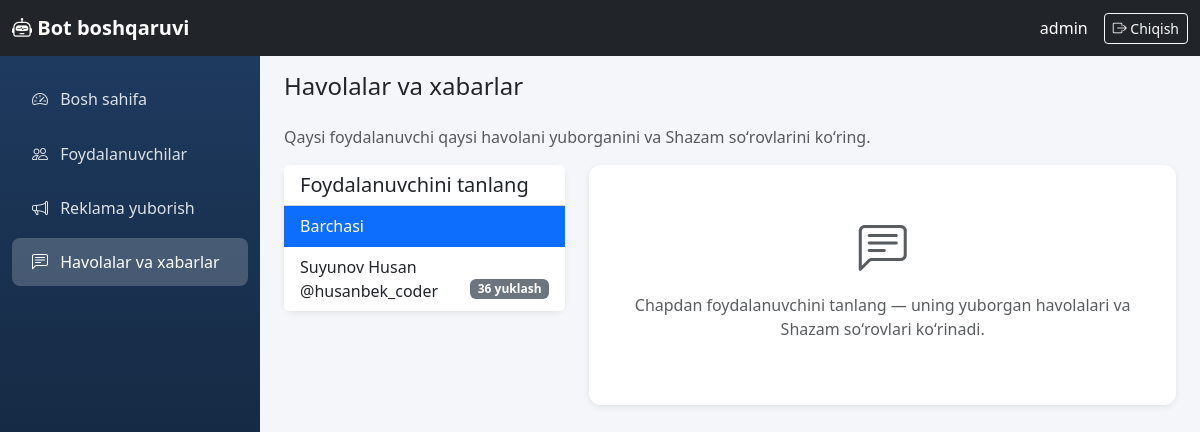
Page /boshqaruv/tarix/ (signed in) on the committed database.
### core/models.py (models this page shows, shortened)
class TelegramUser(models.Model):
    telegram_id = models.BigIntegerField(unique=True, verbose_name='Telegram ID')
    username = models.CharField(max_length=255, blank=True, null=True, verbose_name='Username')
    first_name = models.CharField(max_length=255, verbose_name='Ism')
    last_name = models.CharField(max_length=255, blank=True, null=True, verbose_name='Familiya')
    created_at = models.DateTimeField(auto_now_add=True, verbose_name='Ro\'yxatdan o\'tgan vaqt')
    last_active = models.DateTimeField(auto_now=True, verbose_name='Oxirgi faollik')
    download_count = models.PositiveIntegerField(default=0, verbose_name='Yuklashlar soni')
    is_premium = models.BooleanField(default=False, verbose_name='Premium')
    is_banned = models.BooleanField(default=False, verbose_name='Bloklangan')
    class Meta:
        verbose_name = 'Foydalanuvchi'
        verbose_name_plural = 'Foydalanuvchilar'
        ordering = ['-last_active']

### dashboard/views.py (the view)
# urls.py: path('boshqaruv/tarix/', views.history_view, name='history'),
@login_required(login_url='dashboard:login')
def history_view(request):
    users_with_activity = TelegramUser.objects.annotate(
        downloads_count=Count('downloads'),
        shazam_count=Count('shazam_logs'),
    ).filter(
        Q(downloads_count__gt=0) | Q(shazam_count__gt=0)
    ).order_by('-last_active')
    user_id = request.GET.get('user_id')
    selected_user = None
    downloads = DownloadHistory.objects.none()
    shazam_logs = ShazamLog.objects.none()
    if user_id:
        selected_user = get_object_or_404(TelegramUser, pk=user_id)
        downloads = DownloadHistory.objects.filter(user=selected_user).order_by('-downloaded_at')
        shazam_logs = ShazamLog.objects.filter(user=selected_user).order_by('-recognized_at')
    context = {
        'users_with_activity': users_with_activity,
        'selected_user': selected_user,
        'downloads': downloads,
        'shazam_logs': shazam_logs,
    }
    return render(request, 'dashboard/history.html', context)

### templates/dashboard/history.html (shortened to what this page needs)
{% extends 'dashboard/base.html' %}
{% block content %}
<h1 class="h4 mb-4">Havolalar va xabarlar</h1>
<p class="text-muted">Qaysi foydalanuvchi qaysi havolani yuborganini va Shazam soʻrovlarini koʻring.</p>
<div class="row">
    <div class="col-lg-4 mb-4">
        <div class="card">
            <div class="card-header bg-white">
                <h5 class="mb-0">Foydalanuvchini tanlang</h5>
            </div>
            <div class="list-group list-group-flush" style="max-height: 400px; overflow-y: auto;">
                <a href="{% url 'dashboard:history' %}" class="list-group-item list-group-item-action {% if not selected_user %}active{% endif %}">
                    Barchasi
                </a>
                {% for u in users_with_activity %}
                <a href="?user_id={{ u.pk }}" class="list-group-item list-group-item-action {% if selected_user.pk == u.pk %}active{% endif %}">
                    {{ u.first_name }} {% if u.username %}@{{ u.username }}{% endif %}
                    <span class="badge bg-secondary float-end">{{ u.downloads_count }} yuklash</span>
                </a>
                {% empty %}
                <li class="list-group-item text-muted">Faollik yoʻq</li>
                {% endfor %}
            </div>
        </div>
    </div>
    <div class="col-lg-8">
        {% if selected_user %}
        <div class="card mb-4">
            <div class="card-header bg-white d-flex justify-content-between align-items-center">
                <h5 class="mb-0">{{ selected_user }} — yuborilgan havolalar</h5>
                <a href="{% url 'dashboard:user_detail' selected_user.pk %}" class="btn btn-sm btn-outline-primary">Toʻliq profil</a>
            </div>
            <div class="card-body p-0">
                <div class="table-responsive">
                    <table class="table table-hover mb-0">
                        <thead class="table-light">
                            <tr>
                                <th>Video / Havola</th>
                                <th>Platforma</th>
                                <th>Format</th>
                                <th>Holat</th>
                                <th>Vaqt</th>
                            </tr>
                        </thead>
                        <tbody>
                            {% for d in downloads %}
                            <tr>
                                <td>
                                    <a href="{{ d.video_url }}" target="_blank" rel="noopener" class="link-cell d-inline-block" style="max-width: 220px;" title="{{ d.video_url }}">{{ d.video_title|truncatewords:5 }}</a>
                                </td>
                                <td><span class="badge platform-badge bg-secondary">{{ d.get_platform_display }}</span></td>
                                <td>{{ d.format_label }}</td>
                                <td>
                                    {% if d.status == 'completed' %}<span class="badge bg-success">Yakunlandi</span>
                                    {% elif d.status == 'failed' %}<span class="badge bg-danger">Xatolik</span>
                                    {% else %}<span class="badge bg-warning text-dark">{{ d.get_status_display }}</span>{% endif %}
                                </td>
                                <td><small>{{ d.downloaded_at|date:"d.m.Y H:i" }}</small></td>
                            </tr>
                            {% empty %}
                            <tr><td colspan="5" class="text-center text-muted py-3">Yuklashlar yoʻq</td></tr>
                            {% endfor %}
                        </tbody>
                    </table>
                </div>
            </div>
        </div>
        <div class="card">
            <div class="card-header bg-white">
                <h5 class="mb-0">Shazam soʻrovlari</h5>
            </div>
            <div class="card-body p-0">
                <div class="table-responsive">
                    <table class="table table-hover mb-0">
                        <thead class="table-light">
                            <tr>
                                <th>Aniqlangan qoʻshiq</th>
                                <th>Ijrochi</th>
                                <th>Holat</th>
                                <th>Vaqt</th>
                            </tr>
                        </thead>
                        <tbody>
                            {% for s in shazam_logs %}
                            <tr>
                                <td>{{ s.recognized_title|default:"—" }}</td>
                                <td>{{ s.recognized_artist|default:"—" }}</td>
                                <td>{% if s.is_successful %}<span class="badge bg-success">Muvaffaqiyatli</span>{% else %}<span class="badge bg-danger">Aniqlanmadi</span>{% endif %}</td>
                                <td><small>{{ s.recognized_at|date:"d.m.Y H:i" }}</small></td>
                            </tr>
                            {% empty %}
                            <tr><td colspan="4" class="text-center text-muted py-3">Shazam soʻrovlari yoʻq</td></tr>
                            {% endfor %}
                        </tbody>
                    </table>
                </div>
            </div>
        </div>
        {% else %}
        <div class="card">
            <div class="card-body text-center text-muted py-5">
                <i class="bi bi-chat-left-text" style="font-size: 3rem;"></i>
                <p class="mt-2">Chapdan foydalanuvchini tanlang — uning yuborgan havolalari va Shazam soʻrovlari koʻrinadi.</p>
            </div>
        </div>
        {% endif %}
    </div>
</div>
{% endblock %}

### templates/dashboard/base.html (shortened to what this page needs)
{% load static %}
<!DOCTYPE html>
<html lang="uz">
<head>
    <link href="https://cdn.jsdelivr.net/npm/bootstrap@5.3.2/dist/css/bootstrap.min.css" rel="stylesheet">
    <link href="https://cdn.jsdelivr.net/npm/bootstrap-icons@1.11.1/font/bootstrap-icons.css" rel="stylesheet">
</head>
<body>
    <nav class="navbar navbar-expand-lg navbar-dark bg-dark fixed-top">
        <div class="container-fluid">
            <a class="navbar-brand" href="{% url 'dashboard:home' %}">
                <i class="bi bi-robot"></i> Bot boshqaruvi
            </a>
            <div class="d-flex align-items-center">
                <span class="text-white me-3">{{ request.user.username }}</span>
                <a href="{% url 'dashboard:logout' %}" class="btn btn-outline-light btn-sm">
                    <i class="bi bi-box-arrow-right"></i> Chiqish
                </a>
            </div>
        </div>
    </nav>
    <aside class="sidebar">
        <nav class="nav flex-column">
            <a class="nav-link {% if request.resolver_match.url_name == 'home' %}active{% endif %}" href="{% url 'dashboard:home' %}">
                <i class="bi bi-speedometer2"></i> Bosh sahifa
            </a>
            <a class="nav-link {% if request.resolver_match.url_name == 'users' or request.resolver_match.url_name == 'user_detail' %}active{% endif %}" href="{% url 'dashboard:users' %}">
                <i class="bi bi-people"></i> Foydalanuvchilar
            </a>
            <a class="nav-link {% if request.resolver_match.url_name == 'broadcast' %}active{% endif %}" href="{% url 'dashboard:broadcast' %}">
                <i class="bi bi-megaphone"></i> Reklama yuborish
            </a>
            <a class="nav-link {% if request.resolver_match.url_name == 'history' %}active{% endif %}" href="{% url 'dashboard:history' %}">
                <i class="bi bi-chat-left-text"></i> Havolalar va xabarlar
            </a>
        </nav>
    </aside>
    <main class="main-content">
        {% block content %}{% endblock %}
    </main>
</body>
</html>

### templates/dashboard/base.html (style rules this page uses)
:root { --sidebar-width: 260px; --navbar-height: 56px; }
body { min-height: 100vh; background: #f4f6f9; }
.navbar-brand { font-weight: 700; }
.sidebar { width: var(--sidebar-width); min-height: calc(100vh - var(--navbar-height)); background: linear-gradient(180deg, #1e3a5f 0%, #0d1b2a 100%); position: fixed; left: 0; top: var(--navbar-height); z-index: 100; padding-top: 1rem; }
.sidebar .nav-link { color: rgba(255,255,255,0.85); padding: 0.75rem 1.25rem; border-radius: 0.5rem; margin: 0.2rem 0.75rem; }
.sidebar .nav-link.active { background: rgba(255,255,255,0.2); color: #fff; }
.sidebar .nav-link i { margin-right: 0.5rem; width: 1.25rem; }
.main-content { margin-left: var(--sidebar-width); padding: 1.5rem; padding-top: calc(var(--navbar-height) + 1rem); }
.card { border: none; box-shadow: 0 0.125rem 0.375rem rgba(0,0,0,0.08); border-radius: 0.75rem; }

### rows in the picture
TelegramUser: first_name "Suyunov Husan", username "husanbek_coder", downloads_count "36"

### other values in the picture
{{ request.user.username }} "admin"
